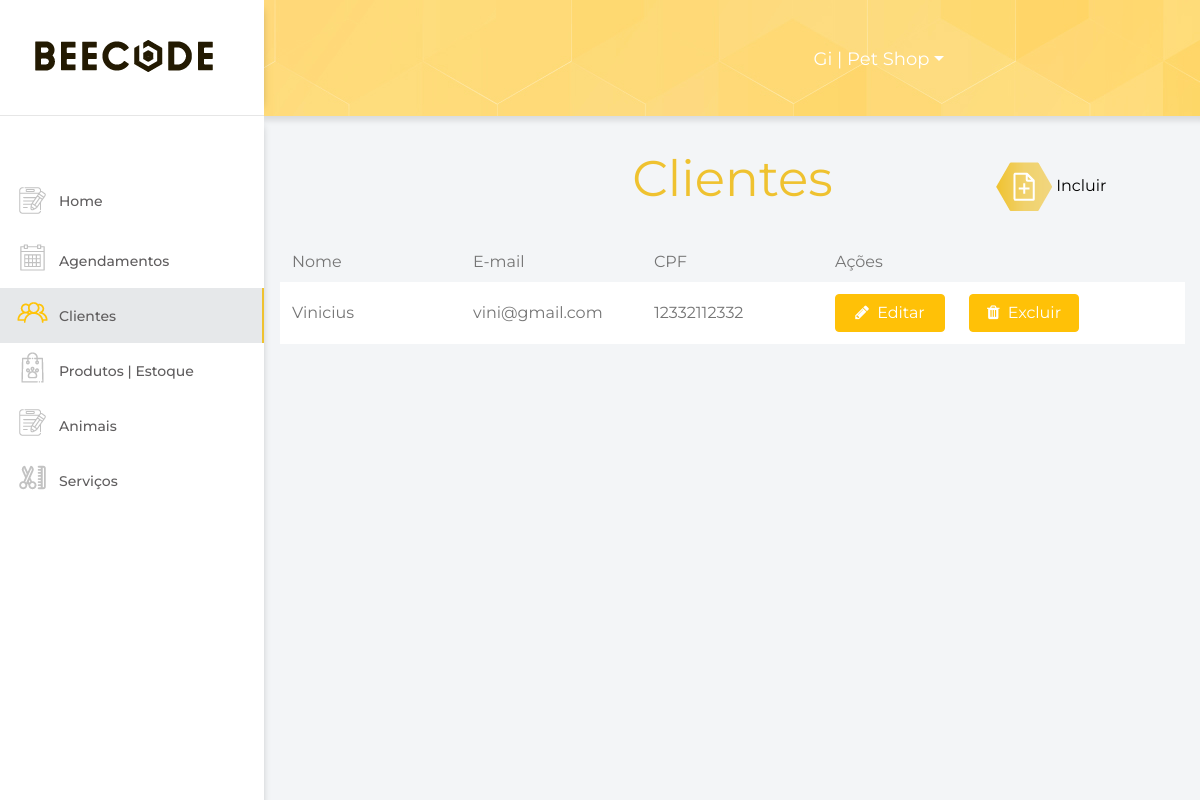
/clientes (signed in), run on the app's committed database.
### accounts/models.py (models this page shows, shortened)
class User(AbstractUser):
    SEXO_CHOICES = (
        ("F", "Feminino"),
        ("M", "Masculino"),
        ("N", "Nenhuma das opções"),
    )
    USER_TYPE = (
        ("C", "Cliente"),
        ("F", "Funcionário"),
    )
    phone = models.IntegerField("Telefone", default=0)
    birth_date = models.DateTimeField("Data de Nascimento", auto_now_add=False, blank=True, null=True, default=timezone.now)
    job_rule = models.CharField("Cargo", max_length=8, null=False, blank=True)
    sex = models.CharField("Sexo", max_length=1, choices=SEXO_CHOICES)
    user_type = models.CharField("Tipo de Usuário", max_length=1, choices=USER_TYPE, default="C")
    cpf = models.CharField("CPF", max_length=11, null=False, blank=False)
    zipcode = models.IntegerField('CEP', default=0, null=True, blank=True)
    street = models.CharField('Rua', max_length=100, null=True, blank=True)
    number = models.IntegerField('Número', default=0, null=True, blank=True)
    complement = models.CharField('Complemento', max_length=100, null=False, blank=True)
    district = models.CharField('Bairro', max_length=30, null=True, blank=True)
    city = models.CharField('Cidade', max_length=30, null=True, blank=True)
    state = models.CharField('Estado', max_length=2, null=True, blank=True)
    created_at = models.DateTimeField("Data de Criação", auto_now_add=True)
    updated_at = models.DateTimeField("Data de Alteração", auto_now=True)
    class Meta:
        verbose_name = "Usuário"
        verbose_name_plural = "Usuários"

### accounts/views.py (the view)
# urls.py: path('clientes', clients, name="clients"),
@login_required
def clients(request):
    clients = User.objects.filter(user_type="C").exclude(is_superuser=True)
    return render(request, "clients/clients.html", context={ "clients": clients })

### accounts/templates/clients/clients.html (shortened to what this page needs)
{% extends "base.html" %}
{% load crispy_forms_tags %}
{% load static %}
{% block content %}
<div class="home">
    <div class="d-flex justify-content-center p-2">
        <h1>Clientes</h1>
    </div>
    <div class="container">
        {% if clients %}
        <table class="table table-stripped text-black">
            <thead>
                <tr>
                    <td width="20%">Nome</td>
                    <td width="20%">E-mail</td>
                    <td width="20%">CPF</td>
                    <td width="10%">Ações</td>
                </tr>
            </thead>
            <tbody>
                {% for client in clients %}
                <tr>
                    <td>{{ client.first_name }}</td>
                    <td>{{ client.email }}</td>
                    <td>{{ client.cpf }}</td>
                    <td>
                        <a href="{% url 'accounts:client_update' client.pk %}" class="btn btn-warning">
                            <i class="fa fa-pencil" aria-hidden="true">
                                <span>&nbsp;Editar</span>
                            </i>
                        </a>
                    </td>
                    <td>
                        <a href="{% url 'accounts:client_delete' client.pk %}" class="btn btn-warning">
                            <i class="fa fa-trash" aria-hidden="true">
                                <span>&nbsp;Excluir</span>
                            </i>
                        </a>
                    </td>
                </tr>
                {% endfor %}
            </tbody>
        </table>
        {% else %}
        <div class="container" style="text-align: center">
            <h1 class="natoTem">Não tem nenhum cliente cadastrado!</h1>
        </div>
        {% endif %}
        <a class="btn-incluir" href="{% url 'accounts:client_create' %}"><img src="{% static 'img/icon-incluir.png' %}"
                alt="Incluir">
            <span>&nbsp;Incluir</span></a>
    </div>
</div>
{% endblock %}

### core/templates/navbar.html (shortened to what this page needs)
{% load sass_tags %} {% load static %} {% block navbar %}
<div class="nav">
  <div class="logo">
    <a class="navbar-brand" href="{% url 'index' %}">
      <img class="user" src="{% static 'img/logo.png' %}" />
    </a>
  </div>
  <div class="config">
    <ul class="nav nav-tabs">
      <li class="nav-item dropdown">
        {% if user.is_authenticated %}
        <a class="nav-link dropdown-toggle" data-toggle="dropdown" href="#" role="button" aria-haspopup="true"
          aria-expanded="false">{{ user.username }} | Pet Shop</a>
    {% endif %}
  </div>
</div>
<div class="nav-vertical">
  <ul class="nav flex-column">
    <li class="nav-item">
      <a class="nav-link homeNav" href="{% url 'index' %}">
        <img class="img-cadastro" src="{% static 'img/cadastro.png' %}" alt="home" />
        <span>Home</span>
      </a>
    </li>
    {% if user.is_authenticated %}
    <li class="nav-item">
      <a class="nav-link navAgendamento" href="{% url 'schedules:schedules' %}">
        <img class="img-cadastro" src="{% static 'img/agendamento.png' %}" alt="schedules" />
        Agendamentos
      </a>
    </li>
    <li class="nav-item">
      <a class="nav-link navClientes" href="{% url 'accounts:clients' %}">
        <img class="img-cadastro" src="{% static 'img/funcionarios.png' %}" alt="clients" />
        Clientes
      </a>
    </li>
    <li class="nav-item">
      <a class="nav-link navProdutos" href="{% url 'products:products' %}">
        <img class="img-cadastro" src="{% static 'img/estoque.png' %}" alt="products" />
        Produtos | Estoque
      </a>
    </li>
    <li class="nav-item">
      <a class="nav-link navAnimais" href="{% url 'pets:pets' %}">
        <img class="img-cadastro" src="{% static 'img/cadastro.png' %}" alt="pets" />
        Animais
      </a>
    </li>
    <li class="nav-item">
      <a class="nav-link navServicos" href="{% url 'services:services' %}">
        <img class="img-cadastro" src="{% static 'img/servicos.png' %}" alt="services" />
        Serviços
      </a>
    </li>
     {% endif %}
  </ul>
</div>
{% endblock %}

### core/static/css/main.css (style rules this page uses)
*:not(.fa) { font-family: "Montserrat", sans-serif !important; }
body { background-color: #f3f5f7; overflow-x: hidden; }
.container { width: 100%; max-width: 1024px; margin: 0 auto; }
.home { position: relative; width: 100%; margin: 0 0 0 auto; max-width: calc(100% - 265px); }
.nav { -webkit-box-align: center; -ms-flex-align: center; align-items: center; background: url("../img/bg-login.jpg"); position: relative; -webkit-box-shadow: 10px 10px 5px -5px rgba(0, 0, 0, 0.1); box-shadow: 10px 10px 5px -5px rgba(0, 0, 0, 0.1); padding-left: 0 !important; }
.nav .logo { background-color: #fff; padding: 35px; -webkit-box-shadow: 8px 0px 8px -10px rgba(0, 0, 0, 0.25); box-shadow: 8px 0px 8px -10px rgba(0, 0, 0, 0.25); border-bottom: 1px solid #e6e6e6; }
.nav .config { position: absolute; right: 240px; }
.nav .nav-tabs { border: none; background: transparent; -webkit-box-shadow: none; box-shadow: none; }
.nav .nav-tabs .nav-link { border: none; font-size: 18px; font-family: "Montserrat", sans-serif; font-weight: 400; color: #fff; }
.nav-item span { margin: 10px 0px !important; position: absolute; }
.nav-vertical { position: fixed; height: 100vh; background: #fff; width: 264px; -webkit-box-shadow: 8px 0px 8px -10px rgba(0, 0, 0, 0.25); box-shadow: 8px 0px 8px -10px rgba(0, 0, 0, 0.25); }
.nav-vertical .nav { -webkit-box-align: baseline; -ms-flex-align: baseline; align-items: baseline; background: #fff; -webkit-box-shadow: none; box-shadow: none; margin-top: 60px; padding-left: 20px; }
.nav-vertical .nav-item { width: 100%; }
.nav-vertical .nav-item .nav-link { font-size: 14px; font-family: "Montserrat", sans-serif; font-weight: 500; color: #5f5d5e; }
.nav-link:not(.homeNav) { align-items: center !important; display: flex !important; flex-direction: row !important; flex-wrap: wrap !important; }
.nav-vertical .nav-item .nav-link .img-cadastro { padding-right: 10px; padding-bottom: 6px; }
.fa { color: #fff !important; }
.btn-warning { width: 110px; color: #fff !important; }
.btn-incluir { align-items: center; display: flex; flex-direction: row; flex-wrap: wrap; color: #000; position: absolute; top: 20%; right: 10%; }
.table td,.table th { border: none; vertical-align: middle !important; }
thead, tbody { color: #757575; }
tbody { background: #fff; }
h1 { color: #efc230 !important; font-size: 50px !important; padding: 30px 0px !important; }
.img-cadastro { filter: grayscale(1); }

### accounts/templates/clients/clients.html (style rules this page uses)
.navClientes { border-right: 2px solid #efc230 !important; }
body>div.nav-vertical>ul>li:nth-child(3) { background: #e6e8ea; }
.navClientes .img-cadastro, .navClientes .img-cadastro { filter: none !important; }

### data on the page
User: username "Gi"
User: first_name "Vinicius", email "vini@gmail.com", cpf "12332112332"
